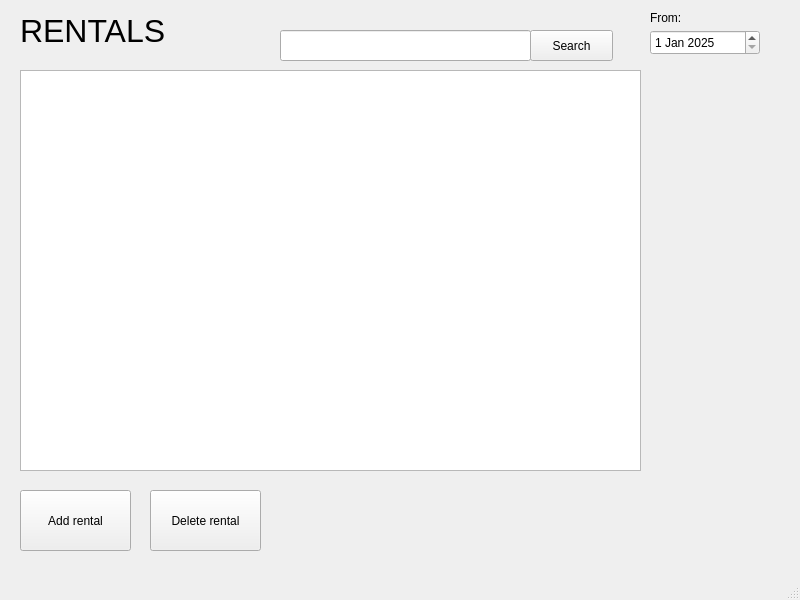
<?xml version="1.0" encoding="UTF-8"?>
<ui version="4.0">
 <class>rentalwindow</class>
 <widget class="QMainWindow" name="rentalwindow">
  <property name="geometry">
   <rect>
    <x>0</x>
    <y>0</y>
    <width>800</width>
    <height>600</height>
   </rect>
  </property>
  <property name="windowTitle">
   <string>MainWindow</string>
  </property>
  <widget class="QWidget" name="centralwidget">
   <widget class="QTableView" name="tableViewRentals">
    <property name="geometry">
     <rect>
      <x>20</x>
      <y>70</y>
      <width>621</width>
      <height>401</height>
     </rect>
    </property>
   </widget>
   <widget class="QPushButton" name="pushButtonAddRental">
    <property name="geometry">
     <rect>
      <x>20</x>
      <y>490</y>
      <width>111</width>
      <height>61</height>
     </rect>
    </property>
    <property name="text">
     <string>Add rental</string>
    </property>
   </widget>
   <widget class="QPushButton" name="pushButtonDeleteRental">
    <property name="geometry">
     <rect>
      <x>150</x>
      <y>490</y>
      <width>111</width>
      <height>61</height>
     </rect>
    </property>
    <property name="text">
     <string>Delete rental</string>
    </property>
   </widget>
   <widget class="QLineEdit" name="lineEdit_searchRental">
    <property name="geometry">
     <rect>
      <x>280</x>
      <y>30</y>
      <width>251</width>
      <height>31</height>
     </rect>
    </property>
   </widget>
   <widget class="QPushButton" name="pushButton_searchRental">
    <property name="geometry">
     <rect>
      <x>530</x>
      <y>30</y>
      <width>83</width>
      <height>31</height>
     </rect>
    </property>
    <property name="text">
     <string>Search</string>
    </property>
   </widget>
   <widget class="QLabel" name="labelClients">
    <property name="geometry">
     <rect>
      <x>20</x>
      <y>10</y>
      <width>181</width>
      <height>41</height>
     </rect>
    </property>
    <property name="font">
     <font>
      <pointsize>24</pointsize>
     </font>
    </property>
    <property name="text">
     <string>RENTALS</string>
    </property>
   </widget>
   <widget class="QDateEdit" name="dateEdit_from">
    <property name="geometry">
     <rect>
      <x>650</x>
      <y>30</y>
      <width>110</width>
      <height>25</height>
     </rect>
    </property>
    <property name="date">
     <date>
      <year>2025</year>
      <month>1</month>
      <day>1</day>
     </date>
    </property>
   </widget>
   <widget class="QLabel" name="label_3">
    <property name="geometry">
     <rect>
      <x>650</x>
      <y>10</y>
      <width>49</width>
      <height>16</height>
     </rect>
    </property>
    <property name="text">
     <string>From:</string>
    </property>
   </widget>
  </widget>
  <widget class="QMenuBar" name="menubar">
   <property name="geometry">
    <rect>
     <x>0</x>
     <y>0</y>
     <width>800</width>
     <height>21</height>
    </rect>
   </property>
  </widget>
  <widget class="QStatusBar" name="statusbar"/>
 </widget>
 <resources/>
 <connections/>
</ui>
